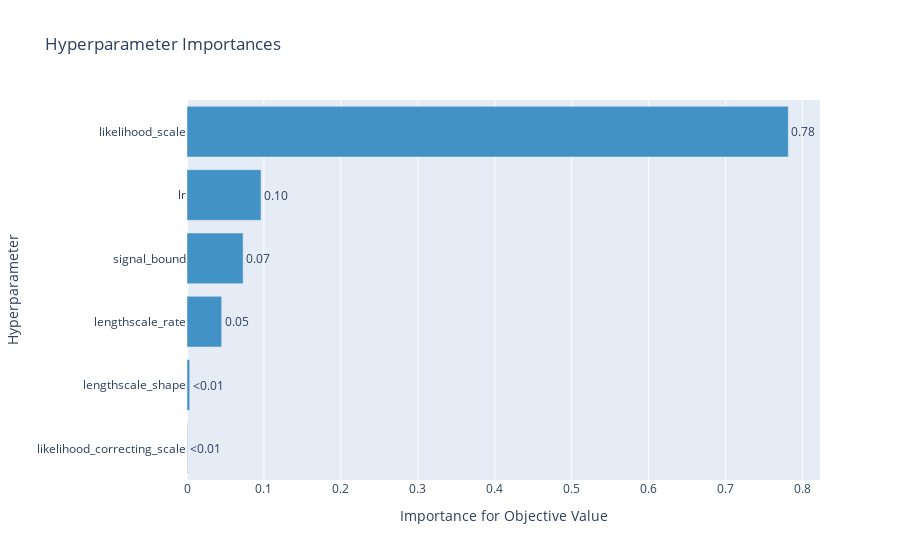

Here is the notebook cell this chart was saved with:
### Code cell
plot_param_importances(study)

### Figure 1 — Plotly figure (JSON) as saved in the notebook; plotly's stock layout.template omitted (floating-point values rounded to 4 significant figures)
{"data": [{"cliponaxis": false, "hovertemplate": ["likelihood_correcting_scale (FloatDistribution): 0.0006357572382558462<extra></extra>", "lengthscale_shape (FloatDistribution): 0.0035076361422064265<extra></extra>", "lengthscale_rate (FloatDistribution): 0.045081708187744374<extra></extra>", "signal_bound (FloatDistribution): 0.07291940032521724<extra></extra>", "lr (FloatDistribution): 0.09621972339938457<extra></extra>", "likelihood_scale (FloatDistribution): 0.7816357747071916<extra></extra>"], "marker": {"color": "rgb(66,146,198)"}, "orientation": "h", "text": ["<0.01", "<0.01", "0.05", "0.07", "0.10", "0.78"], "textposition": "outside", "type": "bar", "x": [0.0006358, 0.003508, 0.04508, 0.07292, 0.09622, 0.7816], "y": ["likelihood_correcting_scale", "lengthscale_shape", "lengthscale_rate", "signal_bound", "lr", "likelihood_scale"]}], "layout": {"showlegend": false, "title": {"text": "Hyperparameter Importances"}, "xaxis": {"title": {"text": "Importance for Objective Value"}}, "yaxis": {"title": {"text": "Hyperparameter"}}}}
